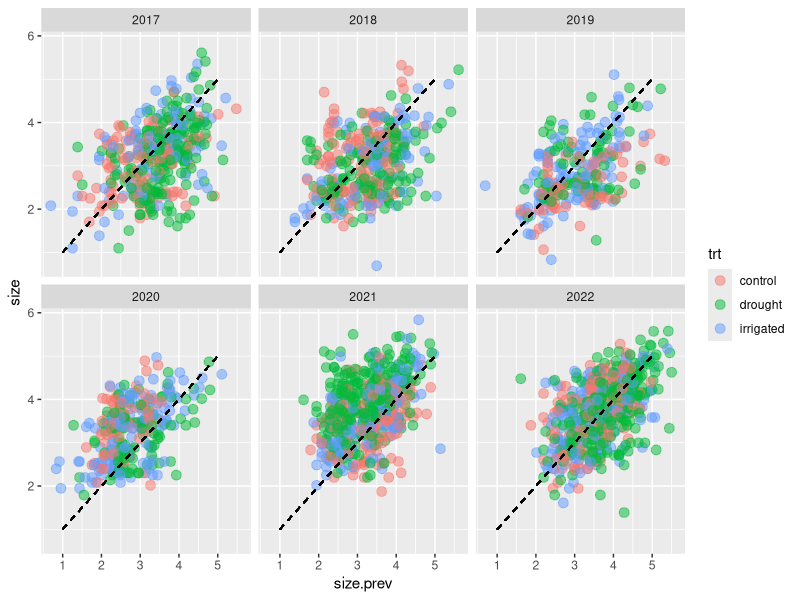
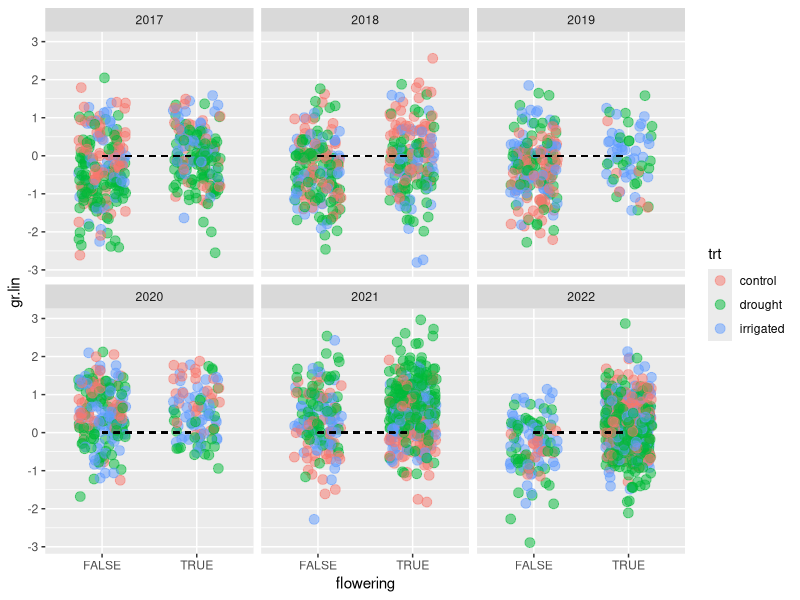
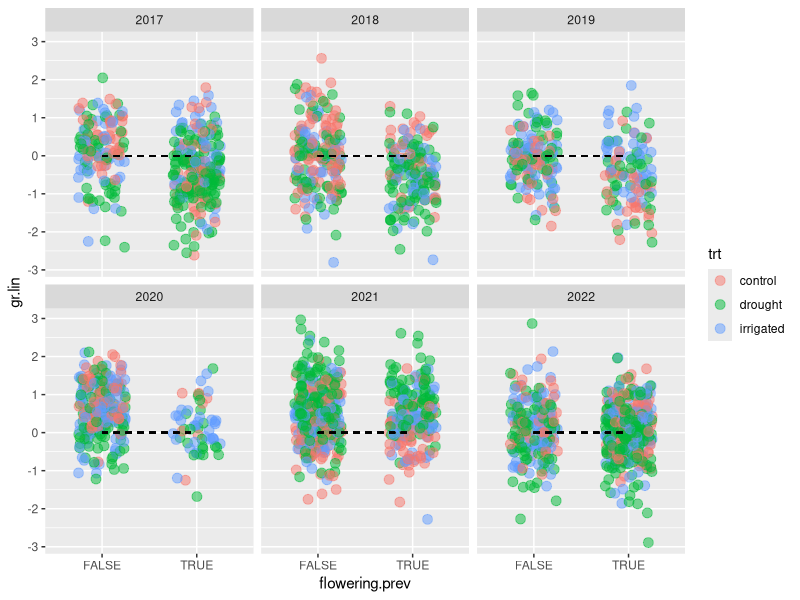
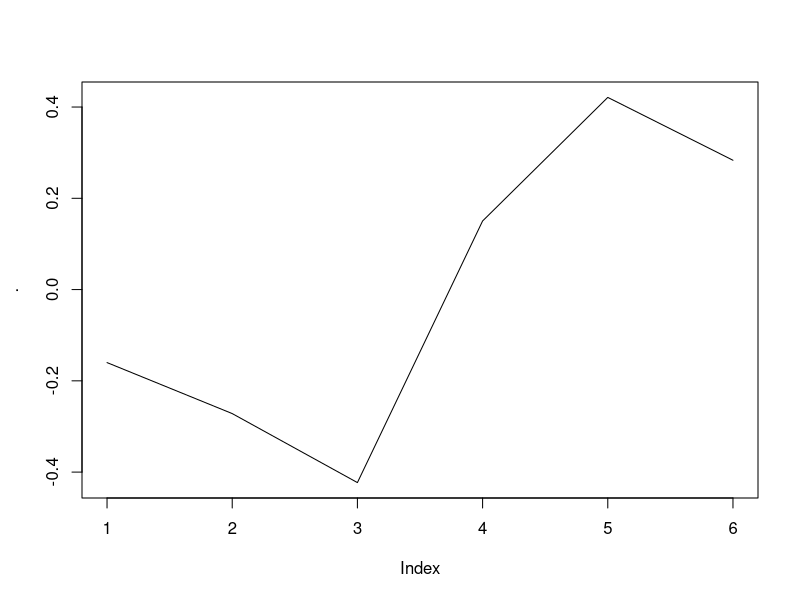
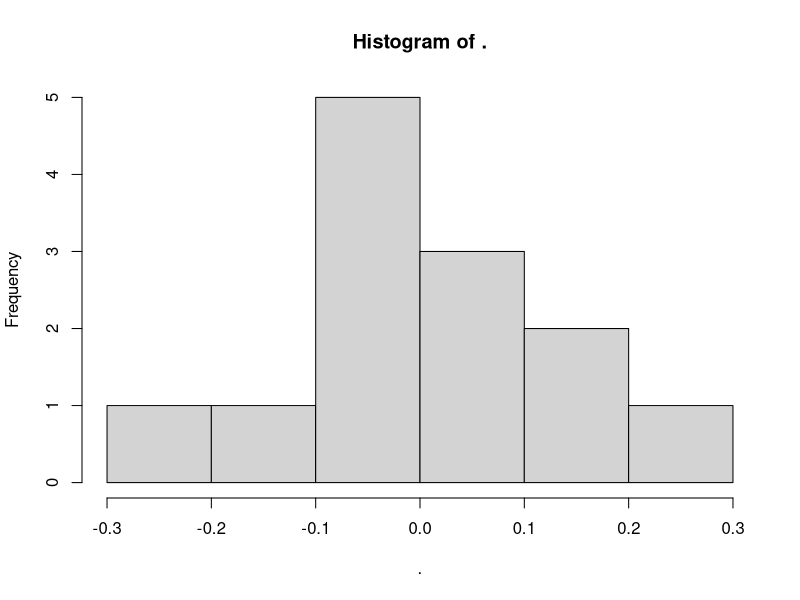
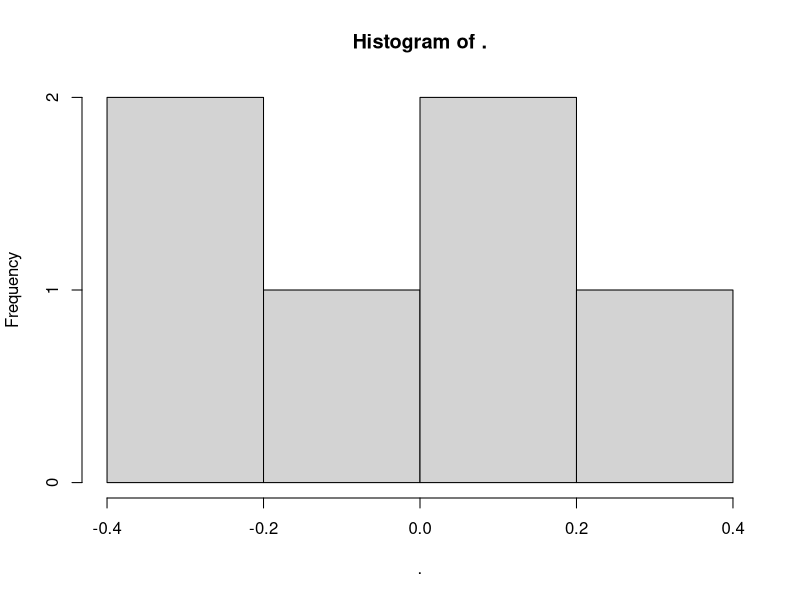
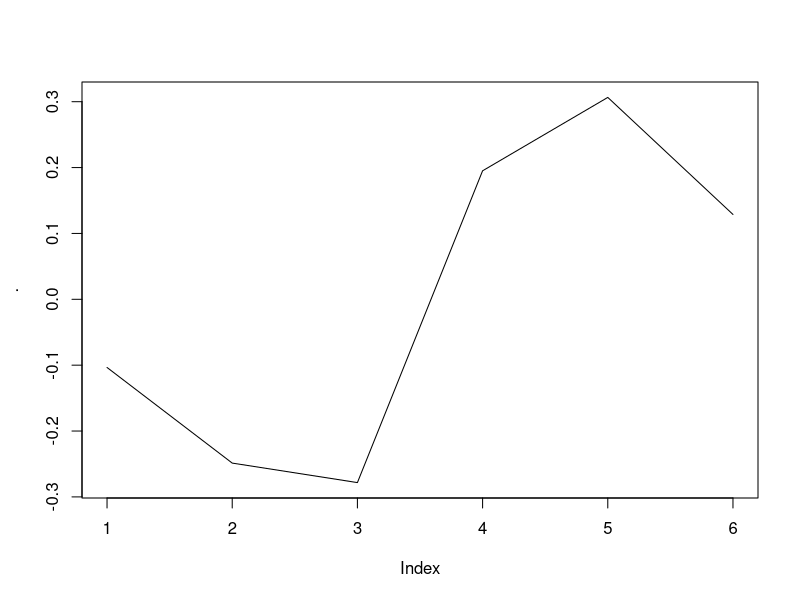
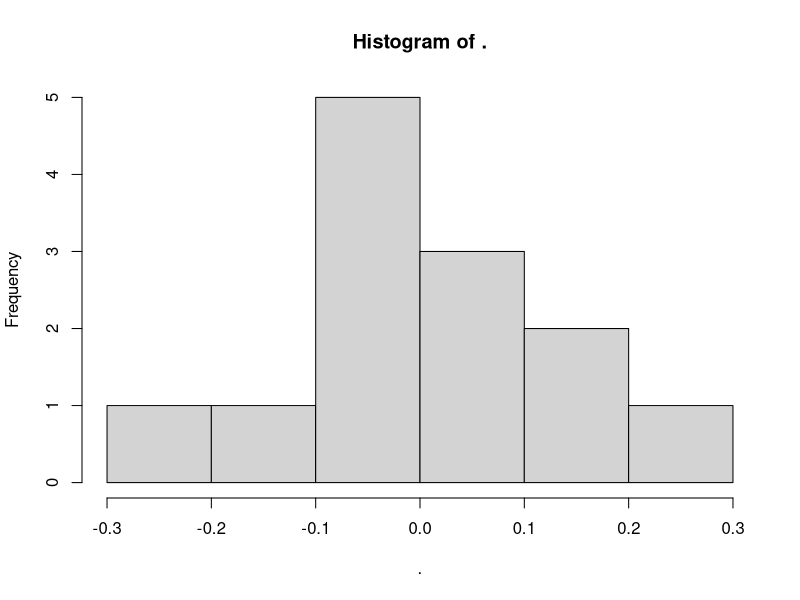

Source code (R) for these figures, in order: (Note: this script raises an error after producing the figures.)
library(ggplot2)
library(dplyr)
library(tidyr)
library(lme4)

rm(list = ls())

# Logit wrapper function
ilogit = function(x) (1+exp(-x))^-1

# Read in demography data
demo = read.csv('01_data_cleaning/out/demo_imputed_survival.csv') %>%
  mutate(
    flowering = case_when(
      No.umbels > 0 ~ TRUE,
      !No.umbels ~ FALSE,
      is.na(No.umbels) ~ FALSE,
      .default = NA
    )
  )

head(demo)
nrow(demo)

### Get this year's growth and last year's demographic data
demo.grow = merge(
  # x is response - size in year t; we'll use convention that it grew in year t-1
  # so need to subtract 1 from year
  # also want to get only plants with leaf counts + measures,
  # and only living plants (those with non-zero leaf counts)
  x = demo %>%
    filter(!is.na(Leaf.length) & !is.na(No.leaves)) %>%
    filter(No.leaves > 0, surv) %>%
    mutate(
      Year = Year - 1,
      size = log(Leaf.length * No.leaves)
    ) %>%
    select(Year, plantid, Plot, trt, size, flowering, demo.note, proc.note, edited),
  # y is previous year's data
  # give *only* the plants that have size measurements
  # NOTE: this will cut out some plants from analysis if we don't have their
  # size in the previous year
  y = demo %>%
    # Filter out plants only that were alive in previous year (and have measurements)
    filter(!is.na(No.leaves) & !is.na(Leaf.length) & No.leaves > 0) %>%
    # Filter out only plants known to be alive
    filter(surv) %>%
    # Add a previous size column
    mutate(size.prev = log(No.leaves * Leaf.length)) %>%
    select(Year, plantid, size.prev, flowering, demo.note, proc.note, edited),
  all = FALSE, by = c("Year", "plantid"), suffixes = c("", ".prev")
) %>%
  mutate(Plot = factor(Plot))

nrow(demo.grow)
head(demo.grow)

# # Remove 2016 plants # (actually I think this is handled later...)

length(unique(demo.grow$plantid))
table(demo.grow$Year)


### Read in climate data
clim = read.csv('01_data_cleaning/out/climate_summary.csv') %>%
  # fix freeze date column (change to numeric)
  mutate(last.freeze = as.numeric(as.Date(last.freeze)) - as.numeric(as.Date('2019-12-31'))) %>%
  # center temperature and precip variables at mean
  group_by(pd.label) %>%
  mutate(across(contains('Temp'), ~ (. - mean(., na.rm = TRUE)))) %>%
  mutate(across(contains('prec.sum'), ~ (. - mean(., na.rm = TRUE)) / 100 )) %>%
  ungroup() %>%
  # center last freeze date at some neutral-ish date
  mutate(last.freeze = last.freeze - 90)


head(clim)
# think carefully about the merge...
# growth from 2016 to 2017 should depend on growing season 2016, winter 2016,
# early season 2017...
# I think the pgrow from the flowering script should work

clim.merge = rbind(
  clim,
  clim %>% filter(pd.label %in% 'grow') %>% mutate(Year = Year + 1, pd.label = 'pgrow')
)

clim.merge = clim.merge %>%
  # the window start dates aren't necessary
  # also remove the last.freeze column (for now) because it makes things difficult
  select(-c(period.start, last.freeze)) %>%
  pivot_longer(c(prec.sum, contains("Temp")), names_to = "stat", values_to = "statVal") %>%
  pivot_wider(names_from = c(pd.label, stat), values_from = statVal) %>%
  merge(y = clim %>% filter(!pd.label %in% 'pgrow') %>% distinct(Year, last.freeze)) %>%
  select(
    Year, last.freeze, grow_meanTemp, early_prec.sum, early_minnTemp,
    winter_prec.sum, winter_meanTemp, summer_meanTemp, pgrow_meanTemp
  )

head(clim.merge)

demo.grow.cl = merge(x = demo.grow, y = clim.merge, by = 'Year') %>%
  filter(Year > 2016)

head(demo.grow.cl)
nrow(demo.grow.cl)

##### Some plots

ggplot(demo.grow.cl) +
  geom_point(aes(x = size.prev, y = size, colour = trt), alpha = 0.5, size = 3) +
  geom_segment(aes(x = 1, xend = 5, y = 1, yend = 5), linetype = 2) +
  facet_wrap(~ Year)

# Growth differences in flowering *this year*
demo.grow.cl %>%
  mutate(gr.lin = size - size.prev) %>%
  ggplot() +
  geom_point(
    aes(x = flowering, y = gr.lin, colour = trt), 
    alpha = 0.5, size = 3,
    position = position_jitter(width = 0.25)
  ) +
  geom_segment(aes(x = 1, xend = 2, y = 0, yend = 0), linetype = 2) +
  facet_wrap(~ Year)

# Growth differences in flowering *last year*
demo.grow.cl %>%
  mutate(gr.lin = size - size.prev) %>%
  ggplot() +
  geom_point(
    aes(x = flowering.prev, y = gr.lin, colour = trt), 
    alpha = 0.5, size = 3,
    position = position_jitter(width = 0.25)
  ) +
  geom_segment(aes(x = 1, xend = 2, y = 0, yend = 0), linetype = 2) +
  facet_wrap(~ Year)

##### Try fitting base models

g_0 = lmer(
  formula = size ~ size.prev + (1 | Year) + (1 | Plot),
  data = demo.grow.cl
)

summary(g_0) # good
ranef(g_0)$Year %>% unlist() %>% plot(type = 'l')
# hmm... possibly autocorrelated...

g_f0 = lmer(
  formula = size ~ size.prev + flowering.prev + (1 | Year) + (1 | Plot),
  data = demo.grow.cl
)

AIC(g_0, g_f0)
# keep flowering in prior year

g_f0.f1 = lmer(
  formula = size ~ size.prev + flowering + flowering.prev + (1 | Year) + (1 | Plot),
  data = demo.grow.cl
)

AIC(g_0, g_f0, g_f0.f1)
# flowering *this year* seems to have a huge impact

g_f0.f1.t = lmer(
  formula = size ~ size.prev + flowering + flowering.prev + trt + (1 | Year) + (1 | Plot),
  data = demo.grow.cl
)

AIC(g_0, g_f0, g_f0.f1, g_f0.f1.t)
# no straightforward treatment effect...

g_f0t.f1 = lmer(
  formula = size ~ size.prev + flowering + flowering.prev * trt + (1 | Year) + (1 | Plot),
  data = demo.grow.cl
)

g_f0.f1t  = lmer(
  formula = size ~ size.prev + flowering * trt + flowering.prev + (1 | Year) + (1 | Plot),
  data = demo.grow.cl
)

g_st.f0.f1 = lmer(
  formula = size ~ size.prev * trt + flowering + flowering.prev + (1 | Year) + (1 | Plot),
  data = demo.grow.cl
)

g_f0t.f1t = lmer(
  formula = size ~ size.prev + flowering * trt + flowering.prev * trt + (1 | Year) + (1 | Plot),
  data = demo.grow.cl
)

AIC(g_f0.f1, g_st.f0.f1, g_f0t.f1, g_f0.f1t, g_f0t.f1t)
# no treatment effects

# Size-flowering interactions

g_f0.sf1 = lmer(
  formula = size ~ size.prev * flowering  + flowering.prev  + (1 | Year) + (1 | Plot),
  data = demo.grow.cl
)

g_sf0.f1 = lmer(
  formula = size ~ flowering  + size.prev * flowering.prev + (1 | Year) + (1 | Plot),
  data = demo.grow.cl
)

AIC(g_f0.f1, g_sf0.f1, g_f0.sf1)
# size interactions with both terms plausible...

g_sf0.sf1 = lmer(
  formula = size ~ size.prev * flowering  + size.prev * flowering.prev  + (1 | Year) + (1 | Plot),
  data = demo.grow.cl
)

AIC(g_f0.f1, g_sf0.sf1, g_sf0.f1, g_f0.sf1)
# well... no clear best, but all are better than interaction-less model

g_sf0.sf1t = lmer(
  formula = size ~ size.prev * flowering * trt + size.prev * flowering.prev  + (1 | Year) + (1 | Plot),
  data = demo.grow.cl
)

g_sf0t.sf1 = lmer(
  formula = size ~ size.prev * flowering + size.prev * flowering.prev * trt  + (1 | Year) + (1 | Plot),
  data = demo.grow.cl
)

g_sf0t.sf1t = lmer(
  formula = size ~ size.prev * flowering * trt + size.prev * flowering.prev * trt  + (1 | Year) + (1 | Plot),
  data = demo.grow.cl
)

AIC(g_f0.f1, g_sf0.sf1, g_sf0.f1, g_f0.sf1, g_sf0t.sf1, g_sf0.sf1t, g_sf0t.sf1t) %>%
  arrange(AIC)
# still no treatment effects!

# Okay... which of these to keep?

summary(g_f0.sf1)
ranef(g_f0.sf1)$Plot %>% unlist() %>% hist()
ranef(g_f0.sf1)$Year %>% unlist() %>% hist()
ranef(g_f0.sf1)$Year %>% unlist() %>% plot(type = 'l')

summary(g_sf0.f1)
ranef(g_sf0.f1)$Plot %>% unlist() %>% hist()
ranef(g_sf0.f1)$Year %>% unlist() %>% hist()
ranef(g_sf0.f1)$Year %>% unlist() %>% plot(type = 'l')
# random effects etc. look near-identical

# Previous size and previous flowering make more sense to me.
# Maybe do some plotting...

noyear.preds = expand.grid(
  Year = 2017:2022,
  size.prev = (5:50)/10,
  flowering = c(TRUE, FALSE),
  flowering.prev = c(TRUE, FALSE)
) %>%
  mutate(
    pred.sf0.f1 = predict(g_sf0.f1, newdata = ., re.form = NA),
    pred.f0.sf1 = predict(g_f0.sf1, newdata = ., re.form = NA),
  ) %>%
  pivot_longer(contains('pred'), names_to = 'model', values_to = 'prediction') %>%
  mutate(model = gsub('pred\\.', '', model))

demo.grow.cl %>%
  ggplot(aes(x = size.prev)) +
  geom_point(aes(y = size), colour = 'orange') +
  geom_line(
    data = noyear.preds,
    aes(y = prediction, group = model, linetype = model)
  ) +
  facet_wrap(~ paste(Year, 'p', flowering.prev, flowering), ncol = 4)

# Ugh... idk man.
# I guess try fitting with each.
# Lotsa models.

### Split dataset by year

demo.years = sort(unique(demo.grow.cl$Year))
demo.grow.split = vector(mode = 'list', length = length(demo.years))

for (i in 1:length(demo.years)) {
  demo.grow.split[[i]]$train = demo.grow.cl %>% filter(!(Year %in% demo.years[i]))
  demo.grow.split[[i]]$test  = demo.grow.cl %>% filter(Year %in% demo.years[i])
  demo.grow.split[[i]]$holdout = demo.years[i] 
}

### Wrapper function for model fitting
fit.split.model = function(dfs, mod.formula) {
  
  try( 
    mod <- lmer(
      formula = mod.formula,
      data = dfs$train #,
      # control = lmerControl(optimizer = 'bobyqa', optCtrl = list(maxfun = 1e6))
    )
  )
  
  # NOTE: here, we're doing the predictions including the plot-level random effects.
  if (exists('mod')) { 
    mod.pred  = predict(mod, newdata = dfs$test, re.form = ~ (1 | Plot)) %>% ilogit()
    mod.score = mean((dfs$test$size - mod.pred))^2
    return(mod.score)
  } else { return(NA) }
}

fit.split.model(demo.grow.split[[1]], mod.formula = 'size ~ size.prev + (1 | Year) + (1 | Plot)')
# seems alright

### Define formulas

forms = c(
  'size ~ size.prev * flowering.prev + flowering + (size.prev | Year) + (1 | Plot)',
  'size ~ size.prev * flowering.prev + flowering + last.freeze + (1 | Year) + (1 | Plot)',
  'size ~ size.prev * flowering.prev + flowering + grow_meanTemp + (1 | Year) + (1 | Plot)',
  'size ~ size.prev * flowering.prev + flowering + early_prec.sum + (1 | Year) + (1 | Plot)',
  'size ~ size.prev * flowering.prev + flowering + early_minnTemp + (1 | Year) + (1 | Plot)',
  'size ~ size.prev * flowering.prev + flowering + winter_prec.sum + (1 | Year) + (1 | Plot)',
  'size ~ size.prev * flowering.prev + flowering + winter_meanTemp + (1 | Year) + (1 | Plot)',
  'size ~ size.prev * flowering.prev + flowering + summer_meanTemp + (1 | Year) + (1 | Plot)',
  'size ~ size.prev * flowering.prev + flowering + pgrow_meanTemp + (1 | Year) + (1 | Plot)',
  'size ~ size.prev * flowering + flowering.prev + (1 | Year) + (1 | Plot)',
  'size ~ size.prev * flowering + flowering.prev + last.freeze + (1 | Year) + (1 | Plot)',
  'size ~ size.prev * flowering + flowering.prev + grow_meanTemp + (1 | Year) + (1 | Plot)',
  'size ~ size.prev * flowering + flowering.prev + early_prec.sum + (1 | Year) + (1 | Plot)',
  'size ~ size.prev * flowering + flowering.prev + early_minnTemp + (1 | Year) + (1 | Plot)',
  'size ~ size.prev * flowering + flowering.prev + winter_prec.sum + (1 | Year) + (1 | Plot)',
  'size ~ size.prev * flowering + flowering.prev + winter_meanTemp + (1 | Year) + (1 | Plot)',
  'size ~ size.prev * flowering + flowering.prev + summer_meanTemp + (1 | Year) + (1 | Plot)',
  'size ~ size.prev * flowering + flowering.prev + pgrow_meanTemp + (1 | Year) + (1 | Plot)',
  'size ~ size.prev * flowering.prev * last.freeze + flowering + (1 | Year) + (1 | Plot)',
  'size ~ size.prev * flowering.prev * grow_meanTemp + flowering + (1 | Year) + (1 | Plot)',
  'size ~ size.prev * flowering.prev * early_prec.sum + flowering + (1 | Year) + (1 | Plot)',
  'size ~ size.prev * flowering.prev * early_minnTemp + flowering + (1 | Year) + (1 | Plot)',
  'size ~ size.prev * flowering.prev * winter_prec.sum + flowering + (1 | Year) + (1 | Plot)',
  'size ~ size.prev * flowering.prev * winter_meanTemp + flowering + (1 | Year) + (1 | Plot)',
  'size ~ size.prev * flowering.prev * summer_meanTemp + flowering + (1 | Year) + (1 | Plot)',
  'size ~ size.prev * flowering.prev * pgrow_meanTemp + flowering + (1 | Year) + (1 | Plot)',
  'size ~ size.prev * flowering * last.freeze + flowering.prev + (1 | Year) + (1 | Plot)',
  'size ~ size.prev * flowering * grow_meanTemp + flowering.prev + (1 | Year) + (1 | Plot)',
  'size ~ size.prev * flowering * early_prec.sum + flowering.prev + (1 | Year) + (1 | Plot)',
  'size ~ size.prev * flowering * early_minnTemp + flowering.prev + (1 | Year) + (1 | Plot)',
  'size ~ size.prev * flowering * winter_prec.sum + flowering.prev + (1 | Year) + (1 | Plot)',
  'size ~ size.prev * flowering * winter_meanTemp + flowering.prev + (1 | Year) + (1 | Plot)',
  'size ~ size.prev * flowering * summer_meanTemp + flowering.prev + (1 | Year) + (1 | Plot)',
  'size ~ size.prev * flowering * pgrow_meanTemp + flowering.prev + (1 | Year) + (1 | Plot)',
  'size ~ size.prev * flowering.prev + flowering * last.freeze + (1 | Year) + (1 | Plot)',
  'size ~ size.prev * flowering.prev + flowering * grow_meanTemp + (1 | Year) + (1 | Plot)',
  'size ~ size.prev * flowering.prev + flowering * early_prec.sum + (1 | Year) + (1 | Plot)',
  'size ~ size.prev * flowering.prev + flowering * early_minnTemp + (1 | Year) + (1 | Plot)',
  'size ~ size.prev * flowering.prev + flowering * winter_prec.sum + (1 | Year) + (1 | Plot)',
  'size ~ size.prev * flowering.prev + flowering * winter_meanTemp + (1 | Year) + (1 | Plot)',
  'size ~ size.prev * flowering.prev + flowering * summer_meanTemp + (1 | Year) + (1 | Plot)',
  'size ~ size.prev * flowering.prev + flowering * pgrow_meanTemp + (1 | Year) + (1 | Plot)',
  'size ~ size.prev * flowering + flowering.prev * last.freeze + (1 | Year) + (1 | Plot)',
  'size ~ size.prev * flowering + flowering.prev * grow_meanTemp + (1 | Year) + (1 | Plot)',
  'size ~ size.prev * flowering + flowering.prev * early_prec.sum + (1 | Year) + (1 | Plot)',
  'size ~ size.prev * flowering + flowering.prev * early_minnTemp + (1 | Year) + (1 | Plot)',
  'size ~ size.prev * flowering + flowering.prev * winter_prec.sum + (1 | Year) + (1 | Plot)',
  'size ~ size.prev * flowering + flowering.prev * winter_meanTemp + (1 | Year) + (1 | Plot)',
  'size ~ size.prev * flowering + flowering.prev * summer_meanTemp + (1 | Year) + (1 | Plot)',
  'size ~ size.prev * flowering + flowering.prev * pgrow_meanTemp + (1 | Year) + (1 | Plot)'
)

form.scores = matrix(NA, nrow = length(forms), ncol = length(demo.years))

for (i in 1:length(forms)) {
  form.scores[i,] = sapply(
    X = demo.grow.split,
    FUN = fit.split.model,
    mod.formula = forms[i]
  )
  print(i)
}
# why the fuck am I getting singularities
# fuck man
# I mean maybe this is good... it means no variance in random effects after incorporating slope...?

form.scores

form.scores %>%
  as.data.frame() %>%
  mutate(form.no = 1:nrow(.)) %>%
  pivot_longer(-form.no, names_to = 'holdout', values_to = 'score') %>%
  ggplot(aes(x = form.no, y = score, group = holdout, colour = holdout)) +
  geom_line()
# okay... really minimal differences among these...
# maybe there just isn't very much annual variation...
# even adding in these shitty motherfucking shits none of these fucking results change
# they're all identical to the year-only model
# what the fuck is happening?

data.frame(
  form = forms,
  mean.score = rowMeans(form.scores) %>% round(2)
) %>%
  arrange(mean.score)
# these are all fucking identical! what the absolute fuck? fuck this man.

g_f0.f1 = lmer(
  formula = size ~ flowering  + flowering.prev  + (size.prev | Year) + (1 | Plot),
  data = demo.grow.cl
)

g_f0.sf1 = lmer(
  formula = size ~ size.prev * flowering  + flowering.prev  + (size.prev | Year) + (1 | Plot),
  data = demo.grow.cl
)

g_sf0.f1 = lmer(
  formula = size ~ flowering + size.prev * flowering.prev + (size.prev | Year) + (1 | Plot),
  data = demo.grow.cl
)

AIC(g_f0.f1, g_f0.sf1, g_sf0.f1)
# okay... definitely some interaction here

summary(g_sf0.f1)
ranef(g_sf0.f1)
# really not that much variation in slope!

### Fit one or two of these models to see what the coefficients are (maybe they are shit!)

g_sf0.f1.emin = lmer(
  formula = size ~ size.prev * flowering.prev + flowering + early_minnTemp + (1 | Year) + (1 | Plot),
  data = demo.grow.cl
)

summary(g_f0.f1.emin)
# effect is very weak relative to uncertainty

g_sf0.f1.emin = lmer(
  formula = size ~ size.prev * flowering.prev + flowering + early_minnTemp + (size.prev | Year) + (1 | Plot),
  data = demo.grow.cl
)

summary(g_f0.f1.emin)
# variation in slope - still very small
# although now temperature effects are larger!

# plot against the least shitty climate variables

demo.grow.cl %>%
  mutate(g.lin = size - size.prev) %>%
  ggplot(aes(x = g.lin, fill = interaction(flowering.prev, flowering))) +
  geom_histogram(position = position_identity(), binwidth = 0.25, alpha = 0.5) +
  facet_wrap(~ Year) +
  theme(legend.position = 'bottom')

demo.grow.cl %>%
  mutate(g.lin = size - size.prev) %>%
  ggplot(aes(x = early_minnTemp)) +
  geom_segment(aes(x = -5, xend = 2, y = 0, yend = 0), linetype = 2) +
  geom_point(
    aes(y = g.lin, colour = interaction(flowering.prev, flowering)),
    alpha = 0.5,
    position = position_jitterdodge(dodge.width = 0.25),
  )

demo.grow.cl %>%
  mutate(g.lin = size - size.prev) %>%
  ggplot(aes(x = grow_meanTemp)) +
  geom_segment(aes(x = -3, xend = 1, y = 0, yend = 0), linetype = 2) +
  geom_point(
    aes(y = g.lin, colour = interaction(flowering.prev, flowering)),
    alpha = 0.5,
    position = position_jitterdodge(dodge.width = 0.25),
  )

demo.grow.cl %>%
  mutate(g.lin = size - size.prev) %>%
  ggplot(aes(x = pgrow_meanTemp)) +
  geom_segment(aes(x = -1, xend = 2, y = 0, yend = 0), linetype = 2) +
  geom_point(
    aes(y = g.lin, colour = interaction(flowering.prev, flowering)),
    alpha = 0.5,
    position = position_jitterdodge(dodge.width = 0.25),
  )

demo.grow.cl %>%
  ggplot(aes(x = size.prev, y = size, colour = grow_meanTemp)) +
  geom_point() +
  geom_segment(aes(x = 1, xend = 5, y = 1, yend = 5), linetype = 2, colour = 'white')
# lmao, fuck


